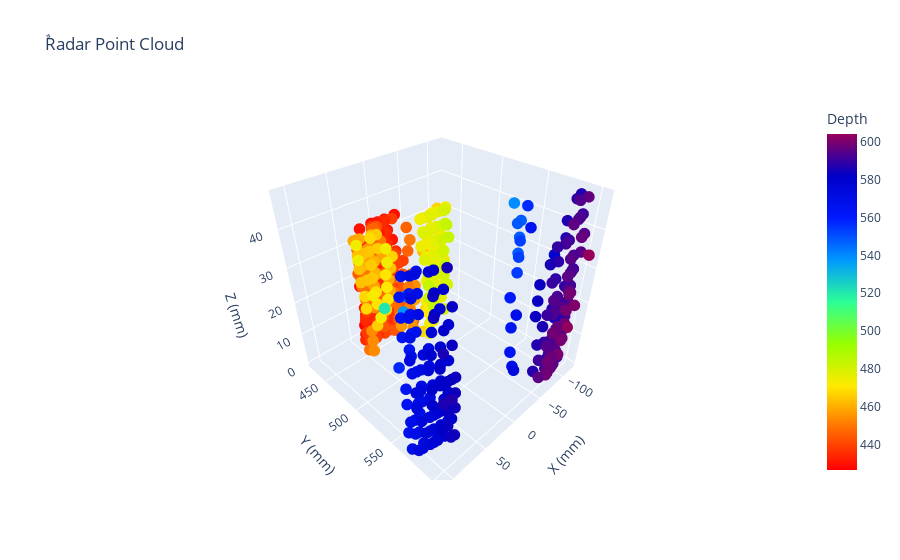
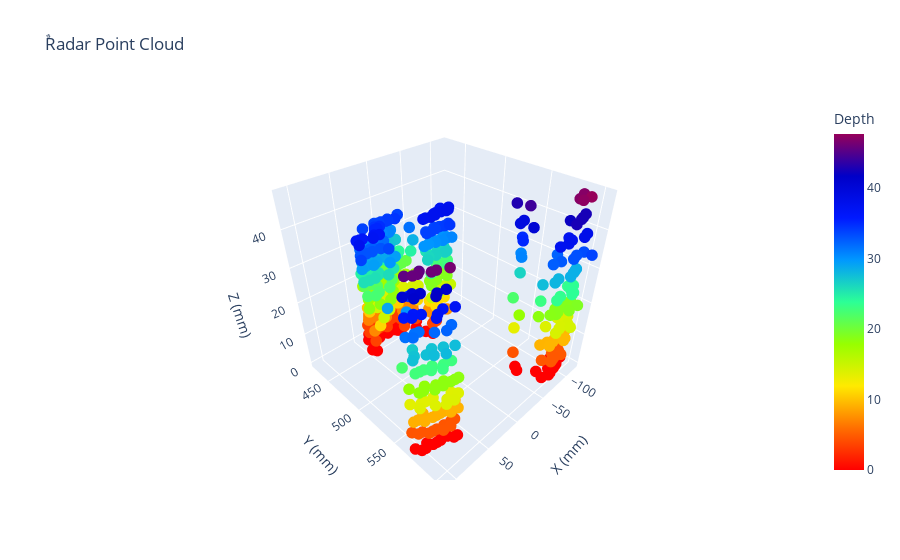

Here is the notebook cell these charts were saved with, in order:
### Code cell
plot_3D("3D_corner(1)",'y')
plot_3D("3D_corner(1)",'z')

### Figure 1 — Plotly figure (JSON) as saved in the notebook; plotly's stock layout.template omitted (floating-point values rounded to 4 significant figures; data arrays with more than 128 entries replaced by an {"elided": "..."} marker saying what was removed)
{"data": [{"hovertemplate": "X (mm)=%{x}<br>Y (mm)=%{y}<br>Z (mm)=%{z}<br>Depth=%{marker.color}<extra></extra>", "legendgroup": "", "marker": {"color": {"elided": "1042 float values"}, "coloraxis": "coloraxis", "line": {"width": 0}, "opacity": 1, "size": 4, "symbol": "circle"}, "mode": "markers", "name": "", "scene": "scene", "showlegend": false, "type": "scatter3d", "x": {"elided": "1042 float values"}, "y": {"elided": "1042 float values"}, "z": {"elided": "1042 float values"}}], "layout": {"coloraxis": {"cmax": 604.2, "cmin": 426.6, "colorbar": {"title": {"text": "Depth"}}, "colorscale": [[0, "rgb(255,0,0)"], [0.125, "rgb(255,111,0)"], [0.25, "rgb(255,234,0)"], [0.375, "rgb(151,255,0)"], [0.5, "rgb(44,255,150)"], [0.625, "rgb(0,152,255)"], [0.75, "rgb(0,25,255)"], [0.875, "rgb(0,0,200)"], [1, "rgb(150,0,90)"]]}, "legend": {"tracegroupgap": 0}, "scene": {"domain": {"x": [0, 1], "y": [0, 1]}, "xaxis": {"title": {"text": "X (mm)"}}, "yaxis": {"title": {"text": "Y (mm)"}}, "zaxis": {"title": {"text": "Z (mm)"}}}, "title": {"text": "ٌRadar Point Cloud"}}}

### Figure 2 — Plotly figure (JSON) as saved in the notebook; plotly's stock layout.template omitted (floating-point values rounded to 4 significant figures; data arrays with more than 128 entries replaced by an {"elided": "..."} marker saying what was removed)
{"data": [{"hovertemplate": "X (mm)=%{x}<br>Y (mm)=%{y}<br>Z (mm)=%{z}<br>Depth=%{marker.color}<extra></extra>", "legendgroup": "", "marker": {"color": {"elided": "1042 float values"}, "coloraxis": "coloraxis", "line": {"width": 0}, "opacity": 1, "size": 4, "symbol": "circle"}, "mode": "markers", "name": "", "scene": "scene", "showlegend": false, "type": "scatter3d", "x": {"elided": "1042 float values"}, "y": {"elided": "1042 float values"}, "z": {"elided": "1042 float values"}}], "layout": {"coloraxis": {"cmax": 47.7, "cmin": 0, "colorbar": {"title": {"text": "Depth"}}, "colorscale": [[0, "rgb(255,0,0)"], [0.125, "rgb(255,111,0)"], [0.25, "rgb(255,234,0)"], [0.375, "rgb(151,255,0)"], [0.5, "rgb(44,255,150)"], [0.625, "rgb(0,152,255)"], [0.75, "rgb(0,25,255)"], [0.875, "rgb(0,0,200)"], [1, "rgb(150,0,90)"]]}, "legend": {"tracegroupgap": 0}, "scene": {"domain": {"x": [0, 1], "y": [0, 1]}, "xaxis": {"title": {"text": "X (mm)"}}, "yaxis": {"title": {"text": "Y (mm)"}}, "zaxis": {"title": {"text": "Z (mm)"}}}, "title": {"text": "ٌRadar Point Cloud"}}}
